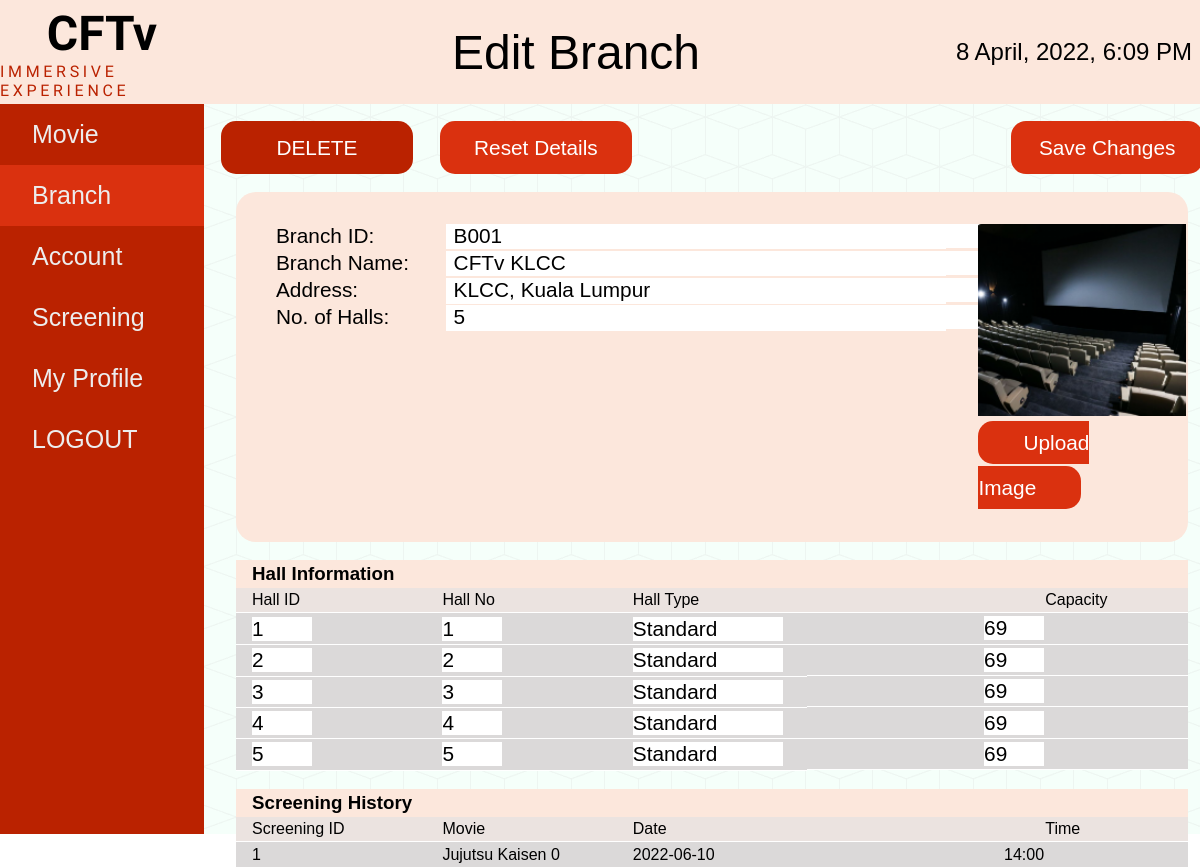
Page /branchEdit.php?id=B001&br_id=39 (signed in) on the committed database.
### tables this page shows
CREATE TABLE `branch` (
  `br_id` int(11) NOT NULL,
  `branch_id` varchar(30) NOT NULL,
  `branch_name` varchar(300) NOT NULL,
  `branch_address` varchar(300) NOT NULL,
  `branch_image` varchar(300) DEFAULT NULL,
  `no_of_halls` int(11) NOT NULL,
  `hall_id` int(11) NOT NULL,
  `screening_id` int(11) DEFAULT NULL
);

CREATE TABLE `hall` (
  `h_id` int(11) NOT NULL,
  `hall_id` varchar(30) NOT NULL,
  `seat_id` int(11) DEFAULT NULL,
  `hall_no` int(11) NOT NULL,
  `hall_type` varchar(30) NOT NULL,
  `hall_capacity` int(11) NOT NULL
);

CREATE TABLE `screening` (
  `screening_id` int(11) NOT NULL,
  `screen_id` varchar(11) NOT NULL,
  `movie_id` int(11) NOT NULL,
  `branch_id` int(11) NOT NULL,
  `hall_id` int(11) NOT NULL,
  `screening_date` date NOT NULL,
  `screening_time` varchar(6) NOT NULL
);

CREATE TABLE `movie` (
  `movie_id` int(11) NOT NULL,
  `movie_poster` varchar(300) NOT NULL,
  `movie_name` varchar(300) NOT NULL,
  `movie_duration` varchar(20) NOT NULL,
  `movie_date` date NOT NULL,
  `movie_rating` int(11) NOT NULL,
  `movie_trailer` varchar(300) NOT NULL,
  `movie_desc` varchar(3000) NOT NULL,
  `movie_case` varchar(30) NOT NULL
);

### branchEdit.php (the view, shortened to what this page needs)
<?php
require_once 'config.php';
$br_id = $_GET['id'];
	$branch_details = mysqli_query($connect, "select * from branch where branch_id = '".$br_id."' ");
	$branh_details = mysqli_query($connect, "select * from branch where branch_id = '".$br_id."' ");
	$screen_details = mysqli_query($connect, "select * from screening inner join movie on screening.movie_id = movie.movie_id where screening.branch_id = '".$_GET['br_id']."' ");
		$branch = mysqli_fetch_assoc($branch_details);
?>
<!DOCTYPE html>
<html lang="en">
	<head>
		<link rel="stylesheet" href="./styles/style.css" />
	</head>
	<body>
		<div class="navbar">
			<div class="logo">
				<h1>CFTv</h1>
				<p>IMMERSIVE EXPERIENCE</p>
			</div>
			<div class="heading">
				<h1>Edit Branch</h1>
			</div>
			<div class="date">
				<h2><?php echo date("j F, Y, g:i A") ?></h2>
			</div>
		</div>
		<div class="draw-body">
			<div class="drawer">
				<li><a href="./movieList.php">Movie</a></li>
				<li class="active"><a href="./branchList.php">Branch</a></li>
				<li><a href="./account-list.php">Account</a></li>
				<li><a href="./screenList.php">Screening</a></li>
				<li><a href="./profile.php">My Profile</a></li>
				<li><a href="branchEdit.php?logout" title="Log Out">LOGOUT</a></li>
			</div>
			<form method="post" enctype="multipart/form-data">
			<div class="content">
				<div class="button-bar-account">
					<button class="delete" type="submit" name="delete_branch">DELETE</button>
					<button type="reset">Reset Details</button>
					<button type="submit" name="update_branch">Save Changes</button>
				</div>
				<div class="main">
					<div class="box-account">
						<div class="left">
							<li>Branch ID:</li>
							<li>Branch Name:</li>
							<li>Address:</li>
							<li>No. of Halls:</li>
						</div>
						<div class="right">
							<li><input type="text" name="branch_id" style="width:550px; font-size: 1.3rem; border: none;" value="<?php echo $branch['branch_id']; ?>" readonly></li>
							<li><input type="text" name="branch_name" style="width:550px; font-size: 1.3rem; border: none;" value="<?php echo $branch['branch_name']; ?>" required></li>
							<li><input type="text" name="branch_address" style="width:550px; font-size: 1.3rem; border: none;" value="<?php echo $branch['branch_address']; ?>" required></li>
							<li><input type="text" name="no_of_hall" id="no_of_hall" style="width:550px; font-size: 1.3rem; border: none;" value="<?php echo $branch['no_of_halls']; ?>"readonly></li>
						</div>
						<div class="image">
							<img src="./images/<?php echo $branch['branch_image']; ?>" alt="branch_image" id="output" />
							<label for="branch_image">Upload Image</label>
						</div>
					</div>
					<br>
					<div class="txn">
						<h3>Hall Information</h3>
						<table>
							<tr>
								<th>Hall ID</th>
								<th>Hall No</th>
								<th>Hall Type</th>
								<th>Capacity</th>
							</tr>
							<?php
								while($branh = mysqli_fetch_assoc($branh_details)){
								$hall_details = mysqli_query($connect, "select * from hall where hall_id = '".$branh['hall_id']."' ");
								$hall = mysqli_fetch_assoc($hall_details);
							?>
							<tr>
								<td><input type='text' name='hall_id[]' style='width:60px; font-size: 1.3rem; border: none;' value="<?php echo $hall['hall_id']; ?>" readonly></td>
								<td><input type='text' name='hall_no[]' style='width:60px; font-size: 1.3rem; border: none;'required value="<?php echo $hall['hall_no']; ?>"></td>
								<td><input type='text' name='hall_type[]' style='width:150px; font-size: 1.3rem; border: none;'  required value="<?php echo $hall['hall_type']; ?>"></td>
								<td><input type='text' name='hall_capacity[]' style='width:60px; font-size: 1.3rem; border: none;' required value="<?php echo $hall['hall_capacity']; ?>"></td>
							</tr>
						<?php
							}
						?>
						</table>
					</div>
					<br>
					<div class="txn">
						<h3>Screening History</h3>
						<table>
							<tr>
								<th>Screening ID</th>
								<th>Movie</th>
								<th>Date</th>
								<th>Time</th>
							</tr>
							<?php
								while ($screen_detail = mysqli_fetch_assoc($screen_details)) {
							?>
							<tr>
								<td><?php echo $screen_detail['screen_id']; ?></td>
								<td><?php echo $screen_detail['movie_name']; ?></td>
								<td><?php echo $screen_detail['screening_date']; ?></td>
								<td><?php echo $screen_detail['screening_time']; ?></td>
							</tr>
								<?php
									}
							?>
						</table>
					</div>
				</form>
				</div>
	</body>
</html>

### styles/style.css (style rules this page uses)
* { margin: 0; padding: 0; box-sizing: border-box; }
body { min-height: 100vh; font-family: 'Gill Sans', 'Gill Sans MT', Calibri, 'Trebuchet MS', sans-serif; }
.navbar { height: 13vh; display: grid; grid-template-columns: 17% auto 21%; background-color: #fce7dc; }
.navbar .logo, .heading, .date { display: flex; flex-direction: column; min-width: 100%; min-height: 100%; align-items: center; justify-content: center; }
.navbar .logo h1 { font-family: "Rajdhani"; font-size: 3rem; }
.navbar .logo p { font-family: "Rajdhani"; letter-spacing: 0.23rem; color: #ba2200; }
.navbar .heading h1 { font-size: 3rem; font-weight: 500; }
.navbar .date h2 { font-weight: 500; }
.draw-body { min-height: 87vh; display: grid; grid-template-columns: 17% auto; }
.draw-body .drawer { background-color: #ba2200; min-width: 100%; display: flex; flex-direction: column; font-size: 25px; }
.draw-body .drawer li { padding: 1rem 0; list-style: none; cursor: pointer; }
.draw-body .drawer .active { background-color: #da310f; }
.draw-body .drawer li a { padding-left: 2rem; text-decoration: none; color: #ededed; }
.draw-body .content { background-color: #f5fffa; background-image: url('../images/cubes.png'); display: grid; grid-template-rows: 12% auto; }
.draw-body .content button { height: 3.3rem; width: 12rem; border-radius: 15px; font-size: 1.3rem; background-color: #da310f; color: #fff; font-weight: 500; border: none; cursor: pointer; }
.draw-body .content .delete { background-color: #ba2200; }
.draw-body .content .button-bar-account { margin: 0 2rem; display: grid; grid-template-columns: 23% 60% auto; justify-content: center; align-items: center; }
.content .main .box-account { background-color: #fce7dc; border-radius: 20px; margin: 0 2rem auto 2rem; padding: 2rem; width: auto; display: grid; grid-template-columns: 20% 60% auto; }
.content .main .box-account .image { display: flex; align-items: center; justify-content: center; }
.content .main .box-account .image img { width: 13rem; height: 12rem; }
.content .main .box-account .right { margin-right: 2rem; }
.content .main .box-account li { list-style: none; font-size: 1.3rem; margin-bottom: 0.1rem; padding-bottom: 0.1rem; padding-left: 0.5rem; }
.content .main .box-account .right li { background-color: #fff; }
.main .txn { margin: 0 2rem; }
.main .txn h3 { width: 100%; background-color: #fce7dc; padding: 0.2rem 1rem; }
.main .txn table { border-collapse: collapse; width: 100%; }
.main .txn table tr td:nth-child(1) { width: 20%; }
.main .txn table tr td:nth-child(2) { width: 20%; }
.main .txn table tr td:nth-child(3) { width: 20%; }
.main .txn table tr td:nth-child(4) { width: 40%; cursor: pointer; display: flex; align-items: center; justify-content: right; padding-right: 9rem; min-width: 100%; min-height: 100%; }
.main .txn table tr th:nth-child(4) { padding-right: 4rem; padding-left: 25%; }
.main .txn th { background-color: #ebe3e0; text-align: left; font-weight: 500; padding: 0.2rem 1rem; border-bottom: 1px solid #fff; }
.main .txn td { background-color: #dbd9d9; text-align: left; font-weight: 500; padding: 0.2rem 1rem; border-bottom: 1px solid #fff; }

### branchEdit.php (style rules this page uses)
.content .main .box-account .image { display: flow-root; }
a { text-decoration: none; color: white; }
label { border-radius: 15px; font-size: 1.3rem; background-color: #da310f; color: #fff; font-weight: 500; padding: 10px 45px 10px 45px; line-height: 45px; }

### rows in the picture
branch: branch_id "B001", branch_name "CFTv KLCC", branch_address "KLCC, Kuala Lumpur", no_of_hall "5", branch_image (picture), hall_id "1", hall_no "1", hall_type "Standard", hall_capacity "69"
branch: hall_id "2", hall_no "2", hall_type "Standard", hall_capacity "69"
branch: hall_id "3", hall_no "3", hall_type "Standard", hall_capacity "69"
branch: hall_id "4", hall_no "4", hall_type "Standard", hall_capacity "69"
branch: hall_id "5", hall_no "5", hall_type "Standard", hall_capacity "69"
screening: screen "1", movie.movie_name "Jujutsu Kaisen 0", screening_date "2022-06-10", screening_time "14:00"
